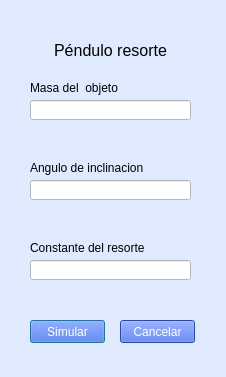
<?xml version="1.0" encoding="UTF-8"?>
<ui version="4.0">
 <class>DialogPenduloResorte</class>
 <widget class="QDialog" name="DialogPenduloResorte">
  <property name="geometry">
   <rect>
    <x>0</x>
    <y>0</y>
    <width>226</width>
    <height>377</height>
   </rect>
  </property>
  <property name="windowTitle">
   <string>Péndulo resorte</string>
  </property>
  <property name="styleSheet">
   <string notr="true">background-color: #DFEAFF;</string>
  </property>
  <widget class="QLabel" name="label_3">
   <property name="geometry">
    <rect>
     <x>30</x>
     <y>30</y>
     <width>161</width>
     <height>41</height>
    </rect>
   </property>
   <property name="font">
    <font>
     <pointsize>12</pointsize>
    </font>
   </property>
   <property name="frameShape">
    <enum>QFrame::NoFrame</enum>
   </property>
   <property name="text">
    <string>Péndulo resorte</string>
   </property>
   <property name="scaledContents">
    <bool>false</bool>
   </property>
   <property name="alignment">
    <set>Qt::AlignCenter</set>
   </property>
   <property name="wordWrap">
    <bool>true</bool>
   </property>
  </widget>
  <widget class="QLineEdit" name="inptMasaObjeto">
   <property name="geometry">
    <rect>
     <x>30</x>
     <y>100</y>
     <width>161</width>
     <height>20</height>
    </rect>
   </property>
   <property name="styleSheet">
    <string notr="true">background-color: white;</string>
   </property>
  </widget>
  <widget class="QLabel" name="label">
   <property name="geometry">
    <rect>
     <x>30</x>
     <y>80</y>
     <width>111</width>
     <height>16</height>
    </rect>
   </property>
   <property name="text">
    <string>Masa del  objeto</string>
   </property>
  </widget>
  <widget class="QLabel" name="label_2">
   <property name="geometry">
    <rect>
     <x>30</x>
     <y>160</y>
     <width>131</width>
     <height>16</height>
    </rect>
   </property>
   <property name="text">
    <string>Angulo de inclinacion</string>
   </property>
  </widget>
  <widget class="QLineEdit" name="inptAnguloInclinacion">
   <property name="geometry">
    <rect>
     <x>30</x>
     <y>180</y>
     <width>161</width>
     <height>20</height>
    </rect>
   </property>
   <property name="styleSheet">
    <string notr="true">background-color: white;</string>
   </property>
  </widget>
  <widget class="QLabel" name="lblErrorAnguloInclinacion">
   <property name="geometry">
    <rect>
     <x>30</x>
     <y>200</y>
     <width>131</width>
     <height>16</height>
    </rect>
   </property>
   <property name="text">
    <string/>
   </property>
  </widget>
  <widget class="QLabel" name="lblErrorMasaObjeto">
   <property name="geometry">
    <rect>
     <x>30</x>
     <y>120</y>
     <width>131</width>
     <height>16</height>
    </rect>
   </property>
   <property name="text">
    <string/>
   </property>
  </widget>
  <widget class="QLabel" name="label_4">
   <property name="geometry">
    <rect>
     <x>30</x>
     <y>240</y>
     <width>131</width>
     <height>16</height>
    </rect>
   </property>
   <property name="text">
    <string>Constante del resorte</string>
   </property>
  </widget>
  <widget class="QLineEdit" name="inptConstanteResorte">
   <property name="geometry">
    <rect>
     <x>30</x>
     <y>260</y>
     <width>161</width>
     <height>20</height>
    </rect>
   </property>
   <property name="styleSheet">
    <string notr="true">background-color: white;</string>
   </property>
  </widget>
  <widget class="QLabel" name="lblErrorConstanteResorte">
   <property name="geometry">
    <rect>
     <x>30</x>
     <y>280</y>
     <width>131</width>
     <height>16</height>
    </rect>
   </property>
   <property name="text">
    <string/>
   </property>
  </widget>
  <widget class="QPushButton" name="btnSimular">
   <property name="geometry">
    <rect>
     <x>30</x>
     <y>320</y>
     <width>75</width>
     <height>23</height>
    </rect>
   </property>
   <property name="styleSheet">
    <string notr="true">background-color: #3D63DD;
color: white;</string>
   </property>
   <property name="text">
    <string>Simular</string>
   </property>
  </widget>
  <widget class="QPushButton" name="btnCancelar">
   <property name="geometry">
    <rect>
     <x>120</x>
     <y>320</y>
     <width>75</width>
     <height>23</height>
    </rect>
   </property>
   <property name="styleSheet">
    <string notr="true">background-color: #3D63DD;
color: white;</string>
   </property>
   <property name="text">
    <string>Cancelar</string>
   </property>
  </widget>
 </widget>
 <resources/>
 <connections/>
</ui>
